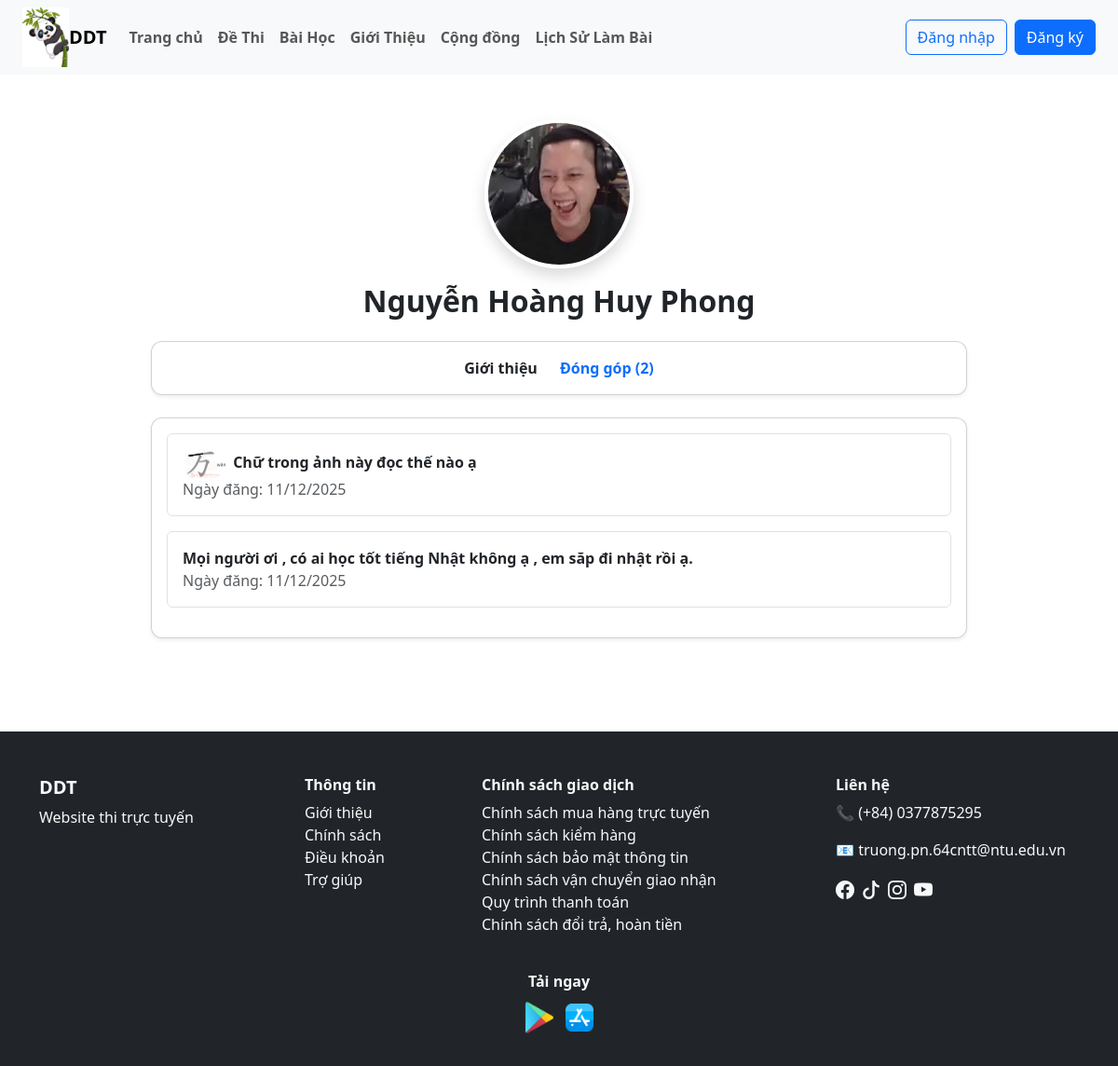
/user/trang_ca_nhan_nguoi_dung.php?id=ND6&tab=questions, run on the app's committed database.
### tables this page shows
CREATE TABLE `nguoi_dung` (
  `id` varchar(10) NOT NULL,
  `ho_ten` varchar(100) NOT NULL,
  `email` varchar(150) NOT NULL,
  `mat_khau` varchar(255) NOT NULL,
  `so_dien_thoai` varchar(20) DEFAULT NULL,
  `anh_dai_dien` varchar(255) DEFAULT NULL,
  `id_quyen` varchar(10) DEFAULT NULL,
  `ngay_sinh` date DEFAULT NULL,
  `gioi_tinh` tinyint(1) DEFAULT NULL,
  `dia_chi` varchar(255) DEFAULT NULL,
  `ngay_tao` datetime DEFAULT current_timestamp(),
  `is_verified` tinyint(1) DEFAULT 0,
  `verify_token` varchar(64) DEFAULT NULL,
  `reset_token` varchar(100) DEFAULT NULL,
  `reset_token_expiry` datetime DEFAULT NULL
);

CREATE TABLE `cau_hoi_nguoi_dung` (
  `id` varchar(50) NOT NULL,
  `noi_dung` text NOT NULL,
  `anh_dinh_kem` varchar(255) DEFAULT NULL,
  `id_nguoi_hoi` varchar(10) NOT NULL,
  `thoi_gian_tao` datetime NOT NULL
);

### user/trang_ca_nhan_nguoi_dung.php (the view, shortened to what this page needs)
<?php
include("./header.php");
$user_id = ($_GET['id']);
$sql = "SELECT * FROM nguoi_dung WHERE id = '$user_id'";
$result = mysqli_query($dbc, $sql);
$u = mysqli_fetch_assoc($result);
$chu_tai_khoan = isset($_SESSION['user_id']) && $_SESSION['user_id'] == $user_id;
$ho_ten       = $u['ho_ten'];
$anh_dai_dien = $u['anh_dai_dien'] ?: 'default.png';
$id_quyen     = $u['id_quyen'];
$gioi_tinh    = $u['gioi_tinh'];
$ngay_tao     = $u['ngay_tao'];
$ngay_sinh    = $u['ngay_sinh'];
$email        = $chu_tai_khoan ? $u['email'] : "Không công khai";
$so_dien_thoai= $chu_tai_khoan ? $u['so_dien_thoai'] : "Không công khai";
$dia_chi      = $chu_tai_khoan ? $u['dia_chi'] : "Không công khai";
$ngay_sinh_fmt = $ngay_sinh ? date("d/m/Y", strtotime($ngay_sinh)) : "Không công khai";
$ngay_tao_fmt  = $ngay_tao  ? date("d/m/Y", strtotime($ngay_tao))  : "---";
$tab = $_GET['tab'] ?? 'info';
$sql_count = "
    SELECT COUNT(*) AS total
    FROM cau_hoi_nguoi_dung
    WHERE id_nguoi_hoi = '$user_id'
";
$rs_count = mysqli_query($dbc, $sql_count);
$row_count = mysqli_fetch_assoc($rs_count);
$total_records = $row_count['total'];
$limit = 5;
$page = isset($_GET['page']) && is_numeric($_GET['page']) ? (int)$_GET['page'] : 1;
$offset = ($page - 1) * $limit;
$sql_q = "
    SELECT *
    FROM cau_hoi_nguoi_dung
    WHERE id_nguoi_hoi = '$user_id'
    ORDER BY id DESC
    LIMIT $limit OFFSET $offset
";
$rs_q = mysqli_query($dbc, $sql_q);
?>
<div class="container my-5" style="max-width: 900px;">
    <div class="text-center mb-4">
        <img src="./image_user/<?= $anh_dai_dien ?>" class="rounded-circle shadow"
            style="width: 160px; height: 160px; object-fit: cover; border: 4px solid white;">
        <h2 class="fw-bold mt-3"><?= $ho_ten ?></h2>
    </div>
    <div class="card shadow-sm mb-4">
        <div class="card-body d-flex justify-content-center gap-4">
            <a href="?id=<?= $user_id ?>&tab=info"
                class="text-decoration-none fw-semibold <?= $tab=='info'?'text-primary':'text-dark' ?>">
                Giới thiệu
            </a>
            <a href="?id=<?= $user_id ?>&tab=questions"
                class="text-decoration-none fw-semibold <?= $tab=='questions'?'text-primary':'text-dark' ?>">
                Đóng góp (<?= $total_records ?>)
            </a>
        </div>
    </div>
    <?php if ($tab == 'info'): ?>
    <div class="card shadow-sm">
        <div class="card-header bg-white fw-bold">Giới thiệu</div>
        <div class="card-body">
            <p><i class="bi bi-envelope me-2 text-primary"></i><strong>Email:</strong> <?= $email ?></p>
            <p><i class="bi bi-telephone me-2 text-primary"></i><strong>Số điện thoại:</strong> <?= $so_dien_thoai ?>
            </p>
            <p><i class="bi bi-calendar me-2 text-primary"></i><strong>Ngày sinh:</strong> <?= $ngay_sinh_fmt ?></p>
            <p><i class="bi bi-person me-2 text-primary"></i><strong>Giới tính:</strong>
                <?php
                        if($gioi_tinh == "0") echo "Nam";
                        elseif($gioi_tinh == "1") echo "Nữ";
                        else echo "Không công khai";
                    ?>
            </p>
            <p><i class="bi bi-geo-alt-fill me-2 text-primary"></i><strong>Địa chỉ:</strong> <?= $dia_chi ?></p>
            <p><i class="bi bi-person-badge me-2 text-primary"></i><strong>Quyền:</strong>
                <?= $id_quyen == "Q1" ? "Admin" : "Học viên" ?></p>
            <p><i class="bi bi-calendar-check me-2 text-primary"></i><strong>Ngày tham gia:</strong>
                <?= $ngay_tao_fmt ?></p>
        </div>
    </div>
    <?php elseif ($tab == 'exam'): ?>
    <?php elseif ($tab == 'questions'): ?>
    <div class="card shadow-sm">
        <div class="card-body">
            <?php if (mysqli_num_rows($rs_q) == 0): ?>
            <p class="text-muted">Người này chưa đăng câu hỏi nào.</p>
            <?php else: ?>
            <?php while ($q = mysqli_fetch_assoc($rs_q)): ?>
            <?php
                $anh_cau_hoi = !empty($q['anh_dinh_kem'])
                    ? "./image_cauhoi/" . $q['anh_dinh_kem']
                    : null;
                ?>
            <a href="chi_tiet_cau_hoi_nguoi_dung.php?id=<?= $q['id'] ?>" class="text-decoration-none text-dark">
                <div class="mb-3 p-3 border rounded hover-shadow">
                    <?php if ($anh_cau_hoi): ?>
                    <img src="<?= $anh_cau_hoi ?>" style="max-width:50px; border-radius:6px;">
                    <?php endif; ?>
                    <strong><?= htmlspecialchars($q['noi_dung']) ?></strong><br>
                    <span class="text-muted">
                        Ngày đăng: <?= date("d/m/Y", strtotime($q['thoi_gian_tao'])) ?>
                    </span>
                </div>
            </a>
            <?php endwhile; ?>
            <?php endif; ?>
        </div>
    </div>
    <?php endif; ?>
</div>
<?php include("./footer.php"); ?>

### user/CSS/style_user.css (style rules this page uses)
.card { border-radius: 12px; overflow: hidden; }

### data on the page
nguoi_dung: anh_dai_dien (picture), ho_ten "Nguyễn Hoàng Huy Phong"
cau_hoi_nguoi_dung: anh_dinh_kem (picture), noi_dung "Chữ trong ảnh này đọc thế nào ạ", thoi_gian_tao "11/12/2025"
cau_hoi_nguoi_dung: noi_dung "Mọi người ơi , có ai học tốt tiếng Nhật không ạ , em săp đi nhật rồi ạ.", thoi_gian_tao "11/12/2025"

### other printed values
$total_records "2"
